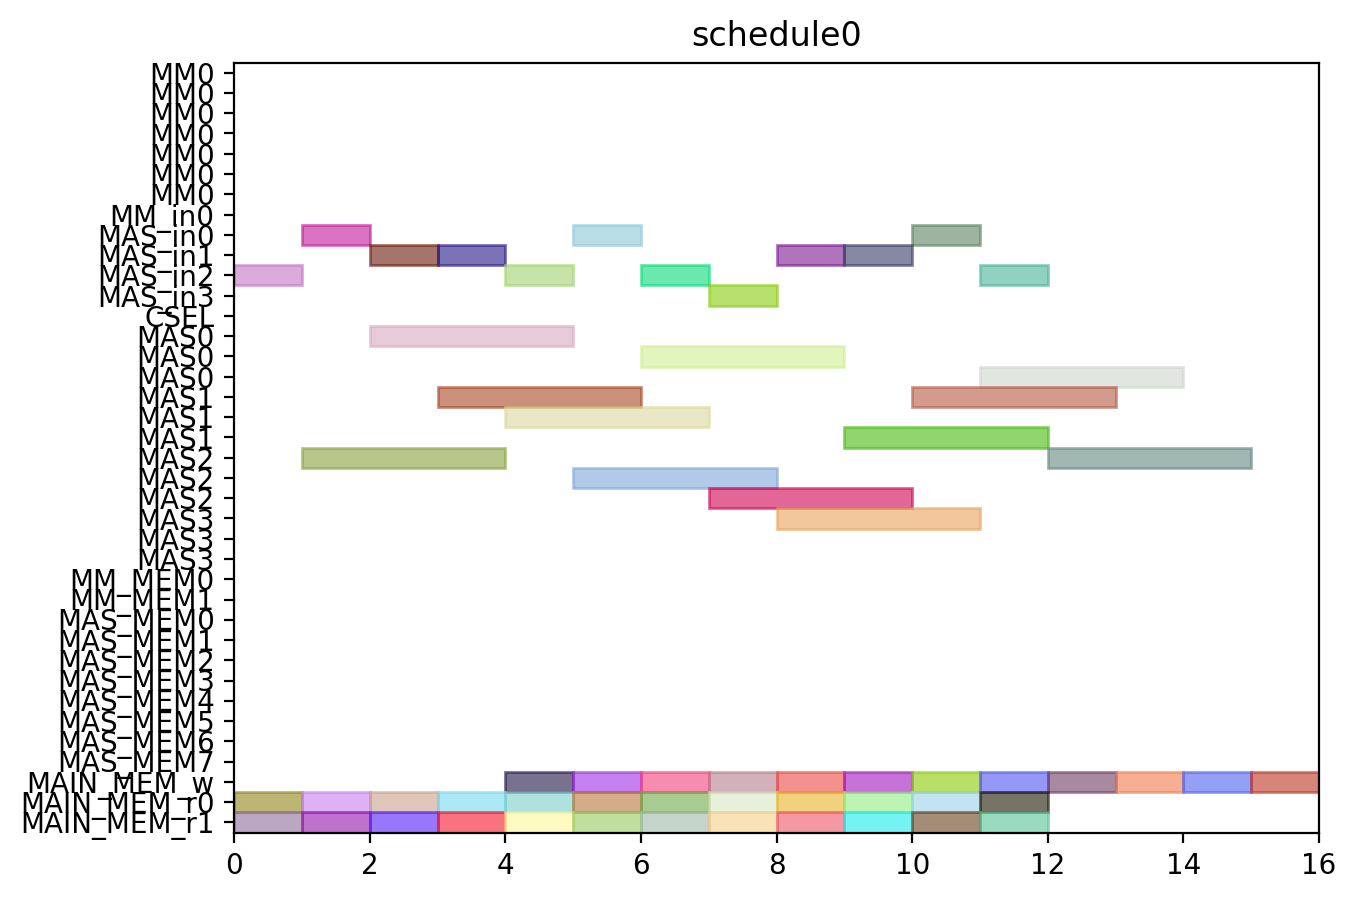

Recreate this plot in Python.
from pyschedule import Scenario, solvers, plotters, alt


def solve():
	horizon = 120
	S = Scenario("schedule0", horizon=horizon)

	# resource
	MM = S.Resources('MM', num=1, size=7)
	MM_in = S.Resources('MM_in', num=1)
	MAS_in = S.Resources('MAS_in', num=4)
	CSEL = S.Resource('CSEL')
	MAS = S.Resources('MAS', num=4, size=3, periods=range(1, horizon))
	MM_MEM = S.Resources('MM_MEM', num=2)
	MAS_MEM = S.Resources('MAS_MEM', num=8)
	MAIN_MEM_w = S.Resource('MAIN_MEM_w', size=1)
	MAIN_MEM_r = S.Resources('MAIN_MEM_r', num=2)

	# result of previous scheduling

	# new tasks
	c000 = S.Task('c000', length=3, delay_cost=1)
	c000 += alt(MAS)
	c000_in = S.Task('c000_in', length=1, delay_cost=1)
	c000_in += alt(MAS_in)
	S += c000_in*MAS_in[0]<=c000*MAS[0]

	S += c000_in*MAS_in[1]<=c000*MAS[1]

	S += c000_in*MAS_in[2]<=c000*MAS[2]

	S += c000_in*MAS_in[3]<=c000*MAS[3]

	S += 0<c000

	c000_w = S.Task('c000_w', length=1, delay_cost=1)
	c000_w += alt(MAIN_MEM_w)
	S += c000 <= c000_w

	c000_mem0 = S.Task('c000_mem0', length=1, delay_cost=1)
	c000_mem0 += MAIN_MEM_r[0]
	S += c000_mem0 <= c000

	c000_mem1 = S.Task('c000_mem1', length=1, delay_cost=1)
	c000_mem1 += MAIN_MEM_r[1]
	S += c000_mem1 <= c000

	c001 = S.Task('c001', length=3, delay_cost=1)
	c001 += alt(MAS)
	c001_in = S.Task('c001_in', length=1, delay_cost=1)
	c001_in += alt(MAS_in)
	S += c001_in*MAS_in[0]<=c001*MAS[0]

	S += c001_in*MAS_in[1]<=c001*MAS[1]

	S += c001_in*MAS_in[2]<=c001*MAS[2]

	S += c001_in*MAS_in[3]<=c001*MAS[3]

	S += 0<c001

	c001_w = S.Task('c001_w', length=1, delay_cost=1)
	c001_w += alt(MAIN_MEM_w)
	S += c001 <= c001_w

	c001_mem0 = S.Task('c001_mem0', length=1, delay_cost=1)
	c001_mem0 += MAIN_MEM_r[0]
	S += c001_mem0 <= c001

	c001_mem1 = S.Task('c001_mem1', length=1, delay_cost=1)
	c001_mem1 += MAIN_MEM_r[1]
	S += c001_mem1 <= c001

	c010 = S.Task('c010', length=3, delay_cost=1)
	c010 += alt(MAS)
	c010_in = S.Task('c010_in', length=1, delay_cost=1)
	c010_in += alt(MAS_in)
	S += c010_in*MAS_in[0]<=c010*MAS[0]

	S += c010_in*MAS_in[1]<=c010*MAS[1]

	S += c010_in*MAS_in[2]<=c010*MAS[2]

	S += c010_in*MAS_in[3]<=c010*MAS[3]

	S += 0<c010

	c010_w = S.Task('c010_w', length=1, delay_cost=1)
	c010_w += alt(MAIN_MEM_w)
	S += c010 <= c010_w

	c010_mem0 = S.Task('c010_mem0', length=1, delay_cost=1)
	c010_mem0 += MAIN_MEM_r[0]
	S += c010_mem0 <= c010

	c010_mem1 = S.Task('c010_mem1', length=1, delay_cost=1)
	c010_mem1 += MAIN_MEM_r[1]
	S += c010_mem1 <= c010

	c011 = S.Task('c011', length=3, delay_cost=1)
	c011 += alt(MAS)
	c011_in = S.Task('c011_in', length=1, delay_cost=1)
	c011_in += alt(MAS_in)
	S += c011_in*MAS_in[0]<=c011*MAS[0]

	S += c011_in*MAS_in[1]<=c011*MAS[1]

	S += c011_in*MAS_in[2]<=c011*MAS[2]

	S += c011_in*MAS_in[3]<=c011*MAS[3]

	S += 0<c011

	c011_w = S.Task('c011_w', length=1, delay_cost=1)
	c011_w += alt(MAIN_MEM_w)
	S += c011 <= c011_w

	c011_mem0 = S.Task('c011_mem0', length=1, delay_cost=1)
	c011_mem0 += MAIN_MEM_r[0]
	S += c011_mem0 <= c011

	c011_mem1 = S.Task('c011_mem1', length=1, delay_cost=1)
	c011_mem1 += MAIN_MEM_r[1]
	S += c011_mem1 <= c011

	c100 = S.Task('c100', length=3, delay_cost=1)
	c100 += alt(MAS)
	c100_in = S.Task('c100_in', length=1, delay_cost=1)
	c100_in += alt(MAS_in)
	S += c100_in*MAS_in[0]<=c100*MAS[0]

	S += c100_in*MAS_in[1]<=c100*MAS[1]

	S += c100_in*MAS_in[2]<=c100*MAS[2]

	S += c100_in*MAS_in[3]<=c100*MAS[3]

	S += 0<c100

	c100_w = S.Task('c100_w', length=1, delay_cost=1)
	c100_w += alt(MAIN_MEM_w)
	S += c100 <= c100_w

	c100_mem0 = S.Task('c100_mem0', length=1, delay_cost=1)
	c100_mem0 += MAIN_MEM_r[0]
	S += c100_mem0 <= c100

	c100_mem1 = S.Task('c100_mem1', length=1, delay_cost=1)
	c100_mem1 += MAIN_MEM_r[1]
	S += c100_mem1 <= c100

	c101 = S.Task('c101', length=3, delay_cost=1)
	c101 += alt(MAS)
	c101_in = S.Task('c101_in', length=1, delay_cost=1)
	c101_in += alt(MAS_in)
	S += c101_in*MAS_in[0]<=c101*MAS[0]

	S += c101_in*MAS_in[1]<=c101*MAS[1]

	S += c101_in*MAS_in[2]<=c101*MAS[2]

	S += c101_in*MAS_in[3]<=c101*MAS[3]

	S += 0<c101

	c101_w = S.Task('c101_w', length=1, delay_cost=1)
	c101_w += alt(MAIN_MEM_w)
	S += c101 <= c101_w

	c101_mem0 = S.Task('c101_mem0', length=1, delay_cost=1)
	c101_mem0 += MAIN_MEM_r[0]
	S += c101_mem0 <= c101

	c101_mem1 = S.Task('c101_mem1', length=1, delay_cost=1)
	c101_mem1 += MAIN_MEM_r[1]
	S += c101_mem1 <= c101

	c110 = S.Task('c110', length=3, delay_cost=1)
	c110 += alt(MAS)
	c110_in = S.Task('c110_in', length=1, delay_cost=1)
	c110_in += alt(MAS_in)
	S += c110_in*MAS_in[0]<=c110*MAS[0]

	S += c110_in*MAS_in[1]<=c110*MAS[1]

	S += c110_in*MAS_in[2]<=c110*MAS[2]

	S += c110_in*MAS_in[3]<=c110*MAS[3]

	S += 0<c110

	c110_w = S.Task('c110_w', length=1, delay_cost=1)
	c110_w += alt(MAIN_MEM_w)
	S += c110 <= c110_w

	c110_mem0 = S.Task('c110_mem0', length=1, delay_cost=1)
	c110_mem0 += MAIN_MEM_r[0]
	S += c110_mem0 <= c110

	c110_mem1 = S.Task('c110_mem1', length=1, delay_cost=1)
	c110_mem1 += MAIN_MEM_r[1]
	S += c110_mem1 <= c110

	c111 = S.Task('c111', length=3, delay_cost=1)
	c111 += alt(MAS)
	c111_in = S.Task('c111_in', length=1, delay_cost=1)
	c111_in += alt(MAS_in)
	S += c111_in*MAS_in[0]<=c111*MAS[0]

	S += c111_in*MAS_in[1]<=c111*MAS[1]

	S += c111_in*MAS_in[2]<=c111*MAS[2]

	S += c111_in*MAS_in[3]<=c111*MAS[3]

	S += 0<c111

	c111_w = S.Task('c111_w', length=1, delay_cost=1)
	c111_w += alt(MAIN_MEM_w)
	S += c111 <= c111_w

	c111_mem0 = S.Task('c111_mem0', length=1, delay_cost=1)
	c111_mem0 += MAIN_MEM_r[0]
	S += c111_mem0 <= c111

	c111_mem1 = S.Task('c111_mem1', length=1, delay_cost=1)
	c111_mem1 += MAIN_MEM_r[1]
	S += c111_mem1 <= c111

	c200 = S.Task('c200', length=3, delay_cost=1)
	c200 += alt(MAS)
	c200_in = S.Task('c200_in', length=1, delay_cost=1)
	c200_in += alt(MAS_in)
	S += c200_in*MAS_in[0]<=c200*MAS[0]

	S += c200_in*MAS_in[1]<=c200*MAS[1]

	S += c200_in*MAS_in[2]<=c200*MAS[2]

	S += c200_in*MAS_in[3]<=c200*MAS[3]

	S += 0<c200

	c200_w = S.Task('c200_w', length=1, delay_cost=1)
	c200_w += alt(MAIN_MEM_w)
	S += c200 <= c200_w

	c200_mem0 = S.Task('c200_mem0', length=1, delay_cost=1)
	c200_mem0 += MAIN_MEM_r[0]
	S += c200_mem0 <= c200

	c200_mem1 = S.Task('c200_mem1', length=1, delay_cost=1)
	c200_mem1 += MAIN_MEM_r[1]
	S += c200_mem1 <= c200

	c201 = S.Task('c201', length=3, delay_cost=1)
	c201 += alt(MAS)
	c201_in = S.Task('c201_in', length=1, delay_cost=1)
	c201_in += alt(MAS_in)
	S += c201_in*MAS_in[0]<=c201*MAS[0]

	S += c201_in*MAS_in[1]<=c201*MAS[1]

	S += c201_in*MAS_in[2]<=c201*MAS[2]

	S += c201_in*MAS_in[3]<=c201*MAS[3]

	S += 0<c201

	c201_w = S.Task('c201_w', length=1, delay_cost=1)
	c201_w += alt(MAIN_MEM_w)
	S += c201 <= c201_w

	c201_mem0 = S.Task('c201_mem0', length=1, delay_cost=1)
	c201_mem0 += MAIN_MEM_r[0]
	S += c201_mem0 <= c201

	c201_mem1 = S.Task('c201_mem1', length=1, delay_cost=1)
	c201_mem1 += MAIN_MEM_r[1]
	S += c201_mem1 <= c201

	c210 = S.Task('c210', length=3, delay_cost=1)
	c210 += alt(MAS)
	c210_in = S.Task('c210_in', length=1, delay_cost=1)
	c210_in += alt(MAS_in)
	S += c210_in*MAS_in[0]<=c210*MAS[0]

	S += c210_in*MAS_in[1]<=c210*MAS[1]

	S += c210_in*MAS_in[2]<=c210*MAS[2]

	S += c210_in*MAS_in[3]<=c210*MAS[3]

	S += 0<c210

	c210_w = S.Task('c210_w', length=1, delay_cost=1)
	c210_w += alt(MAIN_MEM_w)
	S += c210 <= c210_w

	c210_mem0 = S.Task('c210_mem0', length=1, delay_cost=1)
	c210_mem0 += MAIN_MEM_r[0]
	S += c210_mem0 <= c210

	c210_mem1 = S.Task('c210_mem1', length=1, delay_cost=1)
	c210_mem1 += MAIN_MEM_r[1]
	S += c210_mem1 <= c210

	c211 = S.Task('c211', length=3, delay_cost=1)
	c211 += alt(MAS)
	c211_in = S.Task('c211_in', length=1, delay_cost=1)
	c211_in += alt(MAS_in)
	S += c211_in*MAS_in[0]<=c211*MAS[0]

	S += c211_in*MAS_in[1]<=c211*MAS[1]

	S += c211_in*MAS_in[2]<=c211*MAS[2]

	S += c211_in*MAS_in[3]<=c211*MAS[3]

	S += 0<c211

	c211_w = S.Task('c211_w', length=1, delay_cost=1)
	c211_w += alt(MAIN_MEM_w)
	S += c211 <= c211_w

	c211_mem0 = S.Task('c211_mem0', length=1, delay_cost=1)
	c211_mem0 += MAIN_MEM_r[0]
	S += c211_mem0 <= c211

	c211_mem1 = S.Task('c211_mem1', length=1, delay_cost=1)
	c211_mem1 += MAIN_MEM_r[1]
	S += c211_mem1 <= c211

	solvers.mip.solve(S,msg=1,kind='CPLEX',ratio_gap=1.01)

	solution = [['hoge']*len(S.solution()[1]) for i in range(len(S.solution()))]
	for i in range(len(S.solution())):
		for j in range(len(S.solution()[i])):
			solution[i][j]=str(S.solution()[i][j])
	print(solution)

	cycles = int(solution[-1][3])

	pic_file_name = "/home/mfukuda/ABE/multiRAM_multiMAS_16mux/scheduling_result/stage7MM1_stage3MAS4/CONJ/schedule0.png"
	if(S.solution() != []):
		plotters.matplotlib.plot(S,img_filename=pic_file_name, show_task_labels=False, fig_size=(cycles*0.25+3, 5))

	return solution
